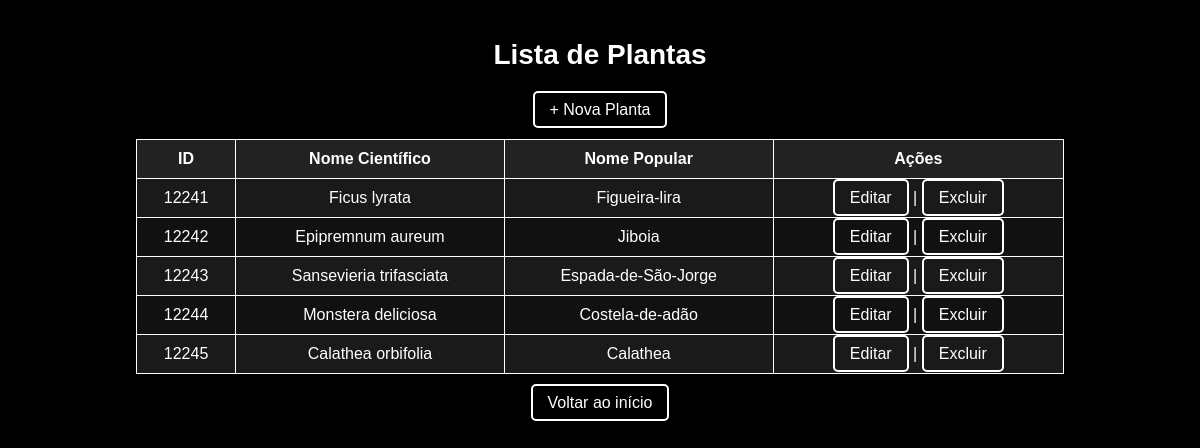
The app's page /planta with its own data.
### tables this page shows
CREATE TABLE `plantas` (
  `id` int(11) NOT NULL,
  `nome_cientifico` varchar(150) NOT NULL,
  `nome_popular` varchar(100) DEFAULT NULL
);

### app/core/MySQLSingleton.php (called while the page is built)
<?php
class MySQLSingleton {
    private static $instance = null;
    private $conn;
    private $host = "localhost";
    private $db = "mvcplantas";
    private $user = "root";
    private $pass = "";
    private function __construct() {
        try {
            $this->conn = new PDO(
                "mysql:host={$this->host};dbname={$this->db};charset=utf8",
                $this->user,
                $this->pass
            );
            $this->conn->setAttribute(PDO::ATTR_ERRMODE, PDO::ERRMODE_EXCEPTION);
        } catch(PDOException $e) {
            die("Erro de conexão: " . $e->getMessage());
        }
    }
    public static function getInstance() {
        if (!self::$instance) {
            self::$instance = new MySQLSingleton();
        }
        return self::$instance;
    }
    public function getConnection() {
        return $this->conn;
    }
}

### app/controllers/PlantaController.php (called while the page is built, shortened)
<?php
require_once __DIR__ . "/../dao/PlantaDAO.php";
class PlantaController {
    private $dao;
    public function __construct() {
        $this->dao = new PlantaDAO();
    }
    public function index() {
        $plantas = $this->dao->listar();
        include __DIR__ . "/../views/plantas/listar.php";
    }
}

### app/dao/PlantaDAO.php (called while the page is built, shortened)
<?php
require_once __DIR__ . "/../core/MySQLSingleton.php";
class PlantaDAO {
    private $conn;
    public function __construct() {
        $this->conn = MySQLSingleton::getInstance()->getConnection();
    }
    public function listar() {
        $stmt = $this->conn->prepare("SELECT * FROM plantas");
        $stmt->setFetchMode(PDO::FETCH_CLASS | PDO::FETCH_PROPS_LATE, "Planta");
        $stmt->execute();
        return $stmt->fetchAll();
    }
}

### app/views/plantas/listar.php (the view, shortened to what this page needs)
<!DOCTYPE html>
<html lang="pt-br">
<head>
    <link rel="stylesheet" href="/mvcPlantas/app/views/css/plantas.css">
</head>
<body>
    <h1>Lista de Plantas</h1>
    <div style="text-align:center; margin-bottom:20px;">
        <a href="/mvcPlantas/planta/criar">+ Nova Planta</a>
    </div>
    <table>
        <tr>
            <th>ID</th>
            <th>Nome Científico</th>
            <th>Nome Popular</th>
            <th>Ações</th>
        </tr>
        <?php foreach ($plantas as $p): ?>
            <tr>
                <td><?= $p->id ?></td>
                <td><?= $p->nome_cientifico ?></td>
                <td><?= $p->nome_popular ?></td>
                <td>
                    <a href="/mvcPlantas/planta/editar/<?= $p->id ?>">Editar</a> |
                    <a href="/mvcPlantas/planta/deletar/<?= $p->id ?>" onclick="return confirm('Deseja excluir?')">Excluir</a>
                </td>
            </tr>
        <?php endforeach; ?>
    </table>
    <p><a href="/mvcPlantas">Voltar ao início</a></p>
</body>
</html>

### index.php (shortened to what this page needs)
<?php
$request = strtok($_SERVER["REQUEST_URI"], '?');
$basePath = "/mvcPlantas";
$request = str_replace($basePath, "", $request);
$parts = explode("/", trim($request, "/"));
$controllerName = ucfirst($parts[0]) . "Controller";
$method = $parts[1] ?? "index";
$id = $parts[2] ?? null;
$controllerFile = __DIR__ . "/app/controllers/" . $controllerName . ".php";
if (file_exists($controllerFile)) {
    $controller = new $controllerName();
    if (method_exists($controller, $method)) {
        $controller->$method($id);
    } else {
        http_response_code(404);
        echo "Método <b>$method</b> não encontrado no controller $controllerName!";
    }
} else {
    http_response_code(404);
    echo "Controller <b>$controllerName</b> não encontrado!";
}

### app/views/css/plantas.css (style rules this page uses)
body { margin: 0; padding: 20px; font-family: Arial, sans-serif; background-color: #000; color: #fff; }
h1 { text-align: center; margin-bottom: 30px; font-size: 28px; }
a { color: #fff; text-decoration: none; padding: 8px 15px; border: 2px solid #fff; border-radius: 5px; transition: 0.3s; }
table { width: 80%; margin: 20px auto; border-collapse: collapse; background-color: #111; }
th, td { border: 1px solid #fff; padding: 10px; text-align: center; }
th { background-color: #222; font-weight: bold; }
tr:nth-child(even) { background-color: #1a1a1a; }
p { text-align: center; margin-top: 20px; }

### records on screen
plantas: id "12241", nome_cientifico "Ficus lyrata", nome_popular "Figueira-lira"
plantas: id "12242", nome_cientifico "Epipremnum aureum", nome_popular "Jiboia"
plantas: id "12243", nome_cientifico "Sansevieria trifasciata", nome_popular "Espada-de-São-Jorge"
plantas: id "12244", nome_cientifico "Monstera deliciosa", nome_popular "Costela-de-adão"
plantas: id "12245", nome_cientifico "Calathea orbifolia", nome_popular "Calathea"
